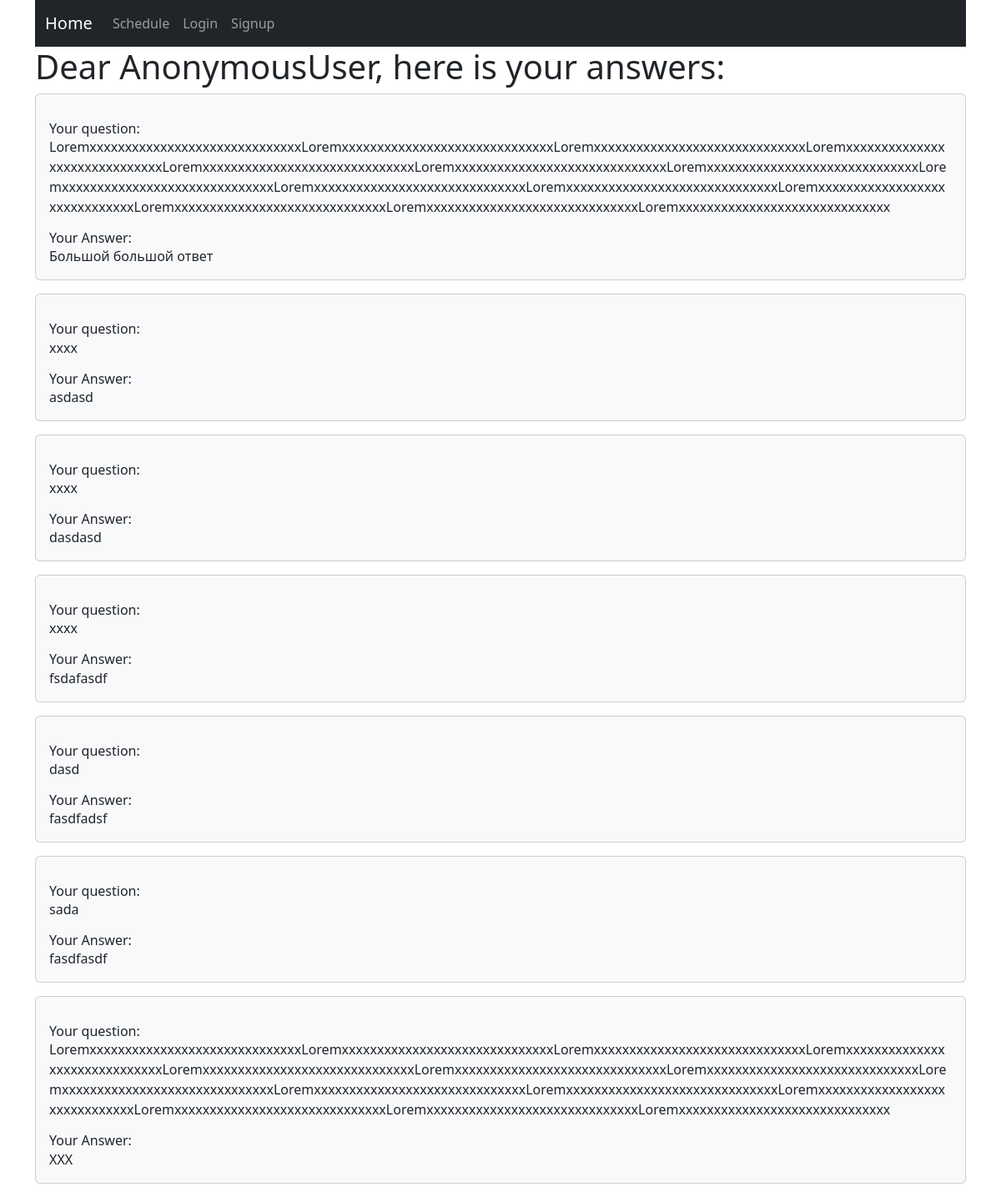
The app's page /myanswers/ with its own data.
### app/models.py (models this page shows, shortened)
class Answer(models.Model):
    question = models.ForeignKey(Question, on_delete=models.CASCADE)
    text = models.TextField()

class Question(models.Model):
    user = models.ForeignKey(User, on_delete=models.CASCADE)
    question = models.TextField()

### app/views.py (the view)
# urls.py: path('myanswers/', UserAnswerView.as_view(), name='myanswers'),
class UserAnswerView(ListView):
    model = Answer
    context_object_name = 'answers'
    template_name = 'user/myanswer.html'

### app/templates/user/myanswer.html
{% extends 'blocks/main.html' %}
{% load static %}
{% block content %}
{% include 'blocks/navbar.html' %}
<h1>Dear {{user}}, here is your answers:</h1>
{% for answer in answers %}
<div class="card bg-light mb-3">
    <div class="card-body">
        <h6 class="card-subtitle mt-3">Your question:</h6>
        {{answer.question.question}}
        <h6 class="card-subtitle mt-3">Your Answer:</h6>
        {{answer.text}}
    </div>
</div>
{% endfor %}
{% endblock %}

### records on screen
Answer: question.question "LoremxxxxxxxxxxxxxxxxxxxxxxxxxxxxxxLoremxxxxxxxxxxxxxxxxxxxxxxxxxxxxxxLoremxxxxxxxxxxxxxxxxxxxxxxxxxxxxxxLoremxxxxxxxxxxxxxxxxxxxxxxxxxxxxxxLoremxxxxxxxxxxxxxxxxxxxxxxxxxxxxxxLoremxxxxxxxxxxxxxxxxxxxxxxxxxxxxxxLoremxxxxxxxxxxxxxxxxxxxxxxxxxxxxxxLoremxxxxxxxxxxxxxxxxxxxxxxxxxxxxxxLoremxxxxxxxxxxxxxxxxxxxxxxxxxxxxxxLoremxxxxxxxxxxxxxxxxxxxxxxxxxxxxxxLoremxxxxxxxxxxxxxxxxxxxxxxxxxxxxxxLoremxxxxxxxxxxxxxxxxxxxxxxxxxxxxxxLoremxxxxxxxxxxxxxxxxxxxxxxxxxxxxxxLoremxxxxxxxxxxxxxxxxxxxxxxxxxxxxxx", text "Большой большой ответ"
Answer: question.question "xxxx", text "asdasd"
Answer: question.question "xxxx", text "dasdasd"
Answer: question.question "xxxx", text "fsdafasdf"
Answer: question.question "dasd", text "fasdfadsf"
Answer: question.question "sada", text "fasdfasdf"
Answer: question.question "LoremxxxxxxxxxxxxxxxxxxxxxxxxxxxxxxLoremxxxxxxxxxxxxxxxxxxxxxxxxxxxxxxLoremxxxxxxxxxxxxxxxxxxxxxxxxxxxxxxLoremxxxxxxxxxxxxxxxxxxxxxxxxxxxxxxLoremxxxxxxxxxxxxxxxxxxxxxxxxxxxxxxLoremxxxxxxxxxxxxxxxxxxxxxxxxxxxxxxLoremxxxxxxxxxxxxxxxxxxxxxxxxxxxxxxLoremxxxxxxxxxxxxxxxxxxxxxxxxxxxxxxLoremxxxxxxxxxxxxxxxxxxxxxxxxxxxxxxLoremxxxxxxxxxxxxxxxxxxxxxxxxxxxxxxLoremxxxxxxxxxxxxxxxxxxxxxxxxxxxxxxLoremxxxxxxxxxxxxxxxxxxxxxxxxxxxxxxLoremxxxxxxxxxxxxxxxxxxxxxxxxxxxxxxLoremxxxxxxxxxxxxxxxxxxxxxxxxxxxxxx", text "XXX"

### other values on screen
{{ user }} "AnonymousUser"
